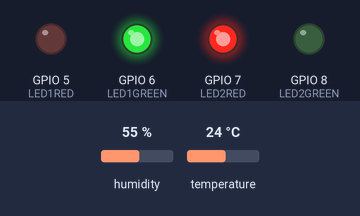
Simulated run of this sketch. Board: ESP32. On the bench: output pins drawn as LEDs (lit = HIGH). The inputs (shaded band) are chosen by the test bench; at power-on: humidity 55 %, temperature 24 °C. What the sketch prints to the serial monitor is not drawn.

Above: at 4.8 s.
4.9 s: humidity set to 52 %
7.9 s: humidity set to 49 %
At 9.1 s:
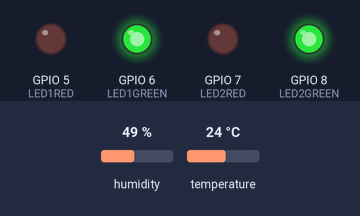
10.9 s: temperature set to 29 °C
13.9 s: temperature set to 32 °C
At 15.1 s:
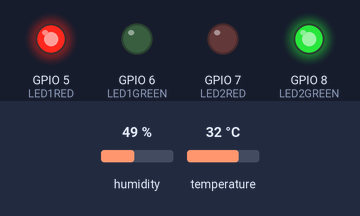
16.9 s: humidity set to 68 %
At 18.7 s:
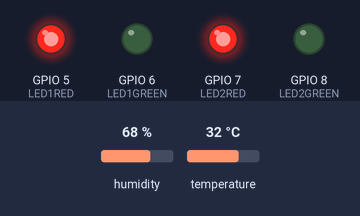
19.9 s: humidity set to 22 %
At 21.1 s:
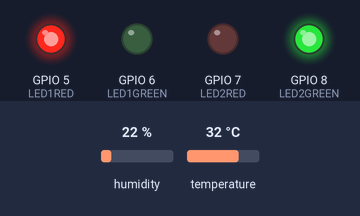
Timing chart, 0 to 22.9 s (numbered marks = the images above; inputs shaded):
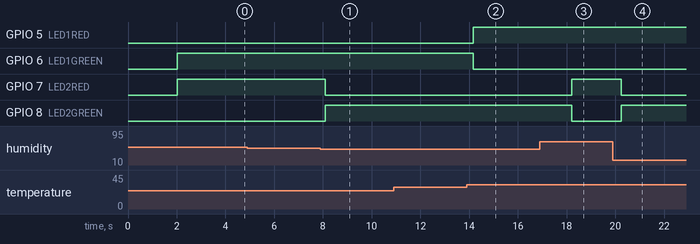

The sketch:

Code_For_ESP32_BASE_SYSTEM_TEMPERATURE_AND_HUMIDITY.ino
```cpp
//////////Written by LEBAGA CASTEN DOBGIMA/////
///////ORANGE SUMMER CHALLENGE///
#include "DHT.h"

#define DHTPIN 4     // Digital pin connected to the DHT, DHT must be disconnected during program upload.
#define DHTTYPE DHT11   // DHT 11 used

DHT OrangeDHT(DHTPIN, DHTTYPE);//creating Instance of DHT sensor class
//initialise RGB LED pins: WITH RGB WE HAVE 3 COMMUNICATION PINS RED, GREEN AND BLUE. I MADE USE OF JUST THE RED AND GREEN
int LED1RED=5;
int LED1GREEN=6;
int LED2RED=7;
int LED2GREEN=8;
void setup() {
  Serial.begin(9600);
  Serial.println(F("DHT11 test!"));
 pinMode(LED1RED, OUTPUT);
 pinMode(LED1GREEN, OUTPUT);
 pinMode(LED2RED, OUTPUT);
 pinMode(LED2GREEN, OUTPUT);
  OrangeDHT.begin();//trigger the dht densor to start sensing
}

void loop() {
  // Wait a few seconds between measurements.
  delay(2000);

  float humidity = OrangeDHT.readHumidity();//read humidity value from sensor
  // Read temperature as Celsius (the default)
  float temperature =OrangeDHT.readTemperature();

  // Check if any reads failed and exit early (to try again).
  if (isnan(humidity) || isnan(temperature)) {
    Serial.println(F("Failed to read from DHT sensor!"));
    return;
  }
//printing result on the serial monitor
  Serial.print(F("Humidity: "));
  Serial.print(humidity);
  Serial.print(F("%  Temperature: "));
  Serial.print(temperature);
  Serial.print(F("°C "));
  //comparison for LED indications.
  if(temperature>30){
   digitalWrite(LED1RED, HIGH);
   digitalWrite(LED1GREEN, LOW);
  }//if temperature greater than 30 degree celcuis RED gets to shine from RGB1
  else{
     digitalWrite(LED1RED, LOW);
   digitalWrite(LED1GREEN, HIGH);
  }//else green shines from RGB1
  if(humidity>50){
   digitalWrite(LED2RED, HIGH);
   digitalWrite(LED2GREEN, LOW);
  }//if humidity greater than 50% RED gets to shine from RGB2
  else{
     digitalWrite(LED2RED, LOW);
   digitalWrite(LED2GREEN, HIGH);
  }//else green shines from RGB2
}
```

Measured:
- the behaviour switches between 51 and 50 % on humidity (found by bisection; images 0 and 1)
- the behaviour switches between 30 and 31 °C on temperature (found by bisection; images 1 and 2)
- after the input at 4.9 s, every drawn part: stays the same
- after the input at 7.9 s, GPIO 7 (LED2RED): HIGH → LOW after 0.19 s; GPIO 8 (LED2GREEN): LOW → HIGH after 0.19 s
- after the input at 10.9 s, every drawn part: stays the same
- after the input at 13.9 s, GPIO 5 (LED1RED): LOW → HIGH after 0.26 s; GPIO 6 (LED1GREEN): HIGH → LOW after 0.26 s
- after the input at 16.9 s, GPIO 7 (LED2RED): LOW → HIGH after 1.3 s; GPIO 8 (LED2GREEN): HIGH → LOW after 1.3 s
- after the input at 19.9 s, GPIO 7 (LED2RED): HIGH → LOW after 0.33 s; GPIO 8 (LED2GREEN): LOW → HIGH after 0.33 s
